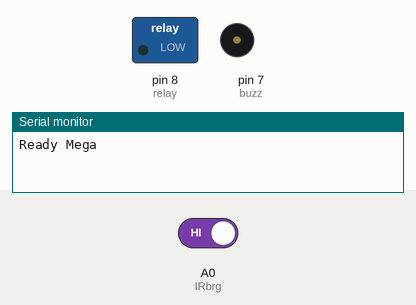
The sketch below on a simulated Arduino Mega 2560, built with avr-gcc and run on an emulated ATmega2560. Parts: switched loads named in the sketch (green lamp = pin HIGH), buzzer (waves = sounding, pin HIGH), the last lines printed to the serial monitor. The inputs (shaded band) are chosen by the test bench; at power-on: A0 (IRbrg) HIGH. Pins used as bus, display or sensor lines are not drawn.

Above: at 1.2 s.
1.3 s: A0 (IRbrg) driven LOW
At 1.95 s:
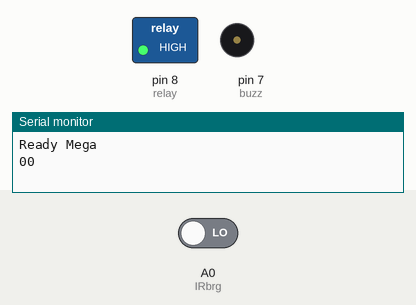
At 2.62 s:
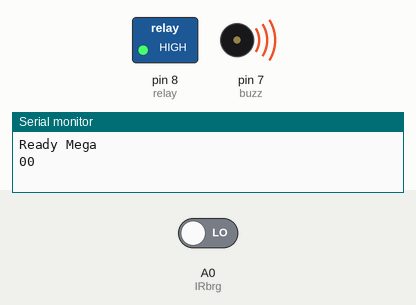
4.3 s: A0 (IRbrg) driven HIGH
At 5.1 s:
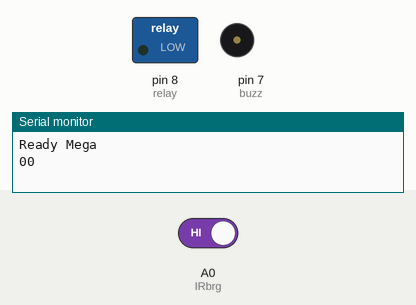
Timing chart, 0 to 7.3 s (numbered marks = the images above; inputs shaded):
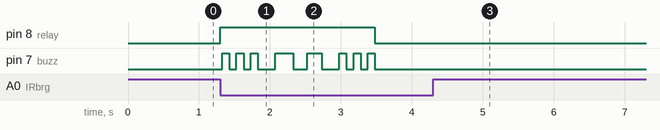

Measured:
- after the input at 1.3 s, pin 8 (relay): LOW → HIGH at once, → LOW 2.2 s later; pin 7 (buzz): LOW → HIGH at once, → LOW 0.10 s later, → HIGH 0.10 s later, → LOW 0.10 s later, … (16 changes in this stretch)
- after the input at 4.3 s, pin 8 (relay), pin 7 (buzz): stops changing and stays LOW

The sketch:

ProgramMegaSendUno.ino
```cpp
#include <SPI.h>
#include <MFRC522.h>

#define SS_PIN 53
#define RST_PIN 5
MFRC522 mfrc522(SS_PIN, RST_PIN);
MFRC522::MIFARE_Key key;

#define buzz 7
#define IRbrg A0
#define pjg16 2
#define bloktujuan 32

#define relay 8

byte baca_tujuan[pjg16];
boolean barang, done;
int IRstate, lastIRstate = 0;
char input;

void setup()
{
  Serial.begin(9600);
  Serial1.begin(9600);
  Serial3.begin(9600);
  SPI.begin();

  barang = false;
  done = false;
  //statuss = true;

  pinMode(IRbrg, INPUT);
  pinMode(buzz, OUTPUT);
  digitalWrite(buzz, LOW);
  pinMode(relay, OUTPUT);

  mfrc522.PCD_Init();
  Serial.println("Ready Mega");
}

void loop()
{
  IRstate = digitalRead(IRbrg);
  if(IRstate == LOW)
  {
    baca_tujuan[0] = 0;
    baca_tujuan[1] = 0;
    barang = true;
  }
  else
  {
    conveyorjalan();
  }

  if(Serial1.available() > 0)
  {
    input = Serial1.read();
    Serial.print(baca_tujuan[1]); Serial.print(input);
//    if (input == '*')
//    {
      Serial3.print(baca_tujuan[1]);
      Serial.print(baca_tujuan[1]); Serial.print(input);
//    }
  }

  if (barang == true)
  {
    conveyorstop();
//    delay(300);
    dataRFID();
    readBlock(bloktujuan, baca_tujuan);
    Serial.print(baca_tujuan[0]);Serial.println(baca_tujuan[1]);
    if(baca_tujuan[0] == 48)
    {
      Serial1.print("A");
    }
    else if(baca_tujuan[0] == 49)
    {
      Serial1.print("B");
    }
    else if(baca_tujuan[0] == 50)
    {
      Serial1.print("C");
    }
    else
    {
      nokia();
      //digitalWrite(buzz, HIGH); delay(1000); digitalWrite(buzz, LOW);
      //Serial1.print("X");
    }
    conveyorjalan();

    mfrc522.PICC_HaltA();
    mfrc522.PCD_StopCrypto1();
    barang = false; delay(1000);
  }
}

void nokia()
{
  digitalWrite(buzz, HIGH); delay(100); digitalWrite(buzz, LOW);delay(100);
  digitalWrite(buzz, HIGH); delay(100); digitalWrite(buzz, LOW);delay(100);
  digitalWrite(buzz, HIGH); delay(100); digitalWrite(buzz, LOW);delay(250);

  digitalWrite(buzz, HIGH); delay(250); digitalWrite(buzz, LOW);delay(200);
  digitalWrite(buzz, HIGH); delay(200); digitalWrite(buzz, LOW);delay(250);

  digitalWrite(buzz, HIGH); delay(100); digitalWrite(buzz, LOW);delay(100);
  digitalWrite(buzz, HIGH); delay(100); digitalWrite(buzz, LOW);delay(100);
  digitalWrite(buzz, HIGH); delay(100); digitalWrite(buzz, LOW);
}

void conveyorjalan()
{
  digitalWrite(relay, LOW);
}

void conveyorstop()
{
  digitalWrite(relay, HIGH);
}

uint8_t dataRFID()
{
  for (byte i = 0; i < 6; i++) { key.keyByte[i] = 0xFF; }
  if (!mfrc522.PICC_IsNewCardPresent())
  {
//    Serial.println("Not New Card");
    return 0;
  }
  if(!mfrc522.PICC_ReadCardSerial())
  {
//    Serial.println("Error Read RFID");
    return 0;
  }
  return 1;
}

int readBlock(int blockNumber,byte arrayAddress[])
{
  int largestModulo4Number = blockNumber / 4 * 4;
  int trailerBlock = largestModulo4Number + 3;
  MFRC522::StatusCode status;
  //Serial.setTimeout(20000L) ;

  status = mfrc522.PCD_Authenticate(MFRC522::PICC_CMD_MF_AUTH_KEY_A, trailerBlock, &key, &(mfrc522.uid));
  if (status != MFRC522::STATUS_OK)
  {
    Serial.print("Failed: ");
    Serial.println(mfrc522.GetStatusCodeName(status));
    return 3;
  }

  byte buffersize = 18;
  status = mfrc522.MIFARE_Read(blockNumber, arrayAddress, &buffersize);
  if (status != MFRC522::STATUS_OK)
  {
    Serial.println("Read RFID failed: ");
    return 4;
  }
}
```
